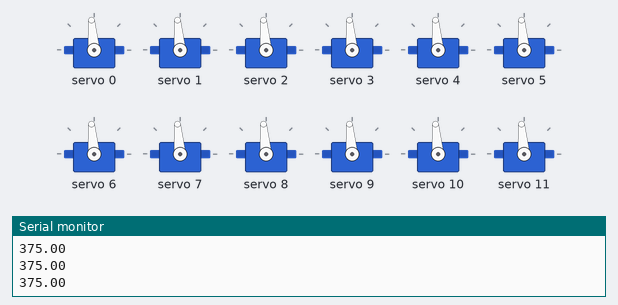
Bench run of a sketch on a simulated Arduino Uno, built with avr-gcc and run on an emulated ATmega328P. Parts: 12 × servo, the last lines printed to the serial monitor.

Above: at 0.1 s.
At 1.4 s:
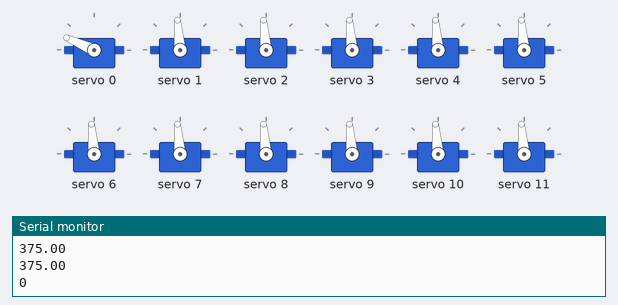
At 5.5 s:
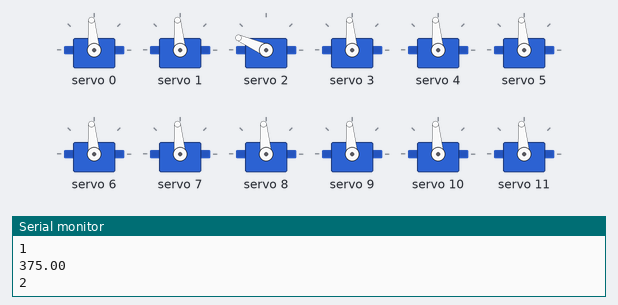
At 9.7 s:
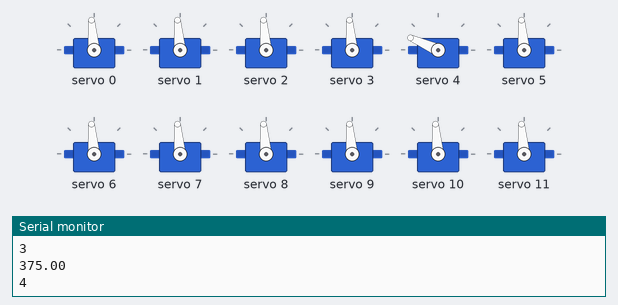
At 20.0 s:
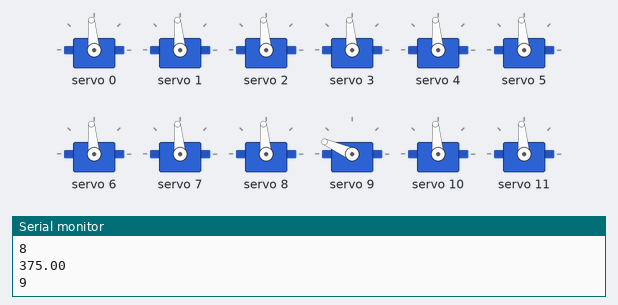
At 38.6 s:
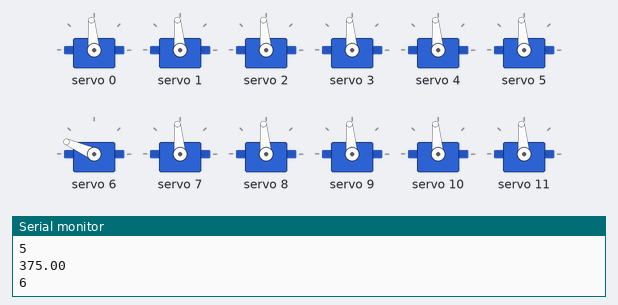
Timing chart, 0 to 40.0 s (numbered marks = the images above):
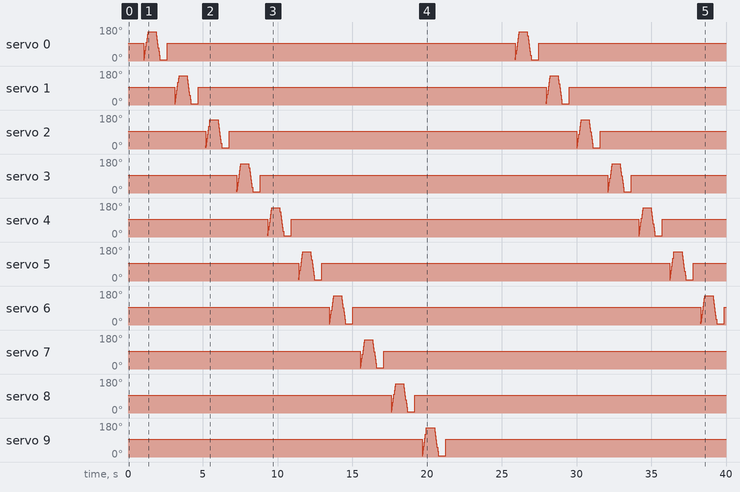

The sketch:

hexapod_servo_test.ino
```cpp
#include <Adafruit_PWMServoDriver.h>

#define SERVOMIN  150
#define SERVOMAX  530
#define SERVOFREQ 60

Adafruit_PWMServoDriver pwm = Adafruit_PWMServoDriver();
double pulselength;

void setup() {
  Serial.begin(9600);
  Serial.println("16 channel Servo test!");

  pulselength = (1000000/SERVOFREQ)/4096;

  pwm.begin();

  pwm.setPWMFreq(SERVOFREQ);  // Analog servos run at ~60 Hz updates
  resetServos();
}

// you can use this function if you'd like to set the pulse length in useconds
// e.g. servoWrite(0, 1500) is a 1500usecond pulsewidth
void servoWrite(uint8_t n, double pulse) {
  double pulsetick;
  pulsetick = pulse / pulselength;
  Serial.println(pulsetick);
  pwm.setPWM(n, 0, pulsetick);
}

void testServo(uint8_t n) {
  Serial.println(n);
  for (uint16_t pulselen = SERVOMIN; pulselen < SERVOMAX; pulselen++) {
    pwm.setPWM(n, 0, pulselen);
  }

  delay(500);
  for (uint16_t pulselen = SERVOMAX; pulselen > SERVOMIN; pulselen--) {
    pwm.setPWM(n, 0, pulselen);
  }
  delay(500);
  resetServo(n);
}

void resetServo(uint8_t n) {
    servoWrite(n, 1500);
}

void resetServos() {
  for (int i = 0; i < 12; i++)
  {
    resetServo(i);
  }
  delay(1000);
}

void loop() {
    for (int i = 0; i < 12; i++) {
      testServo(i);
      delay(500);
    }
}
```
